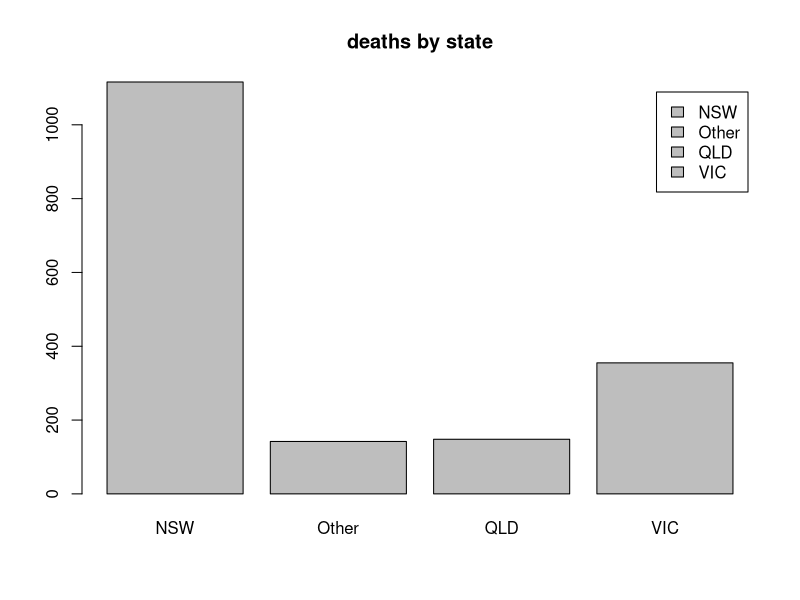
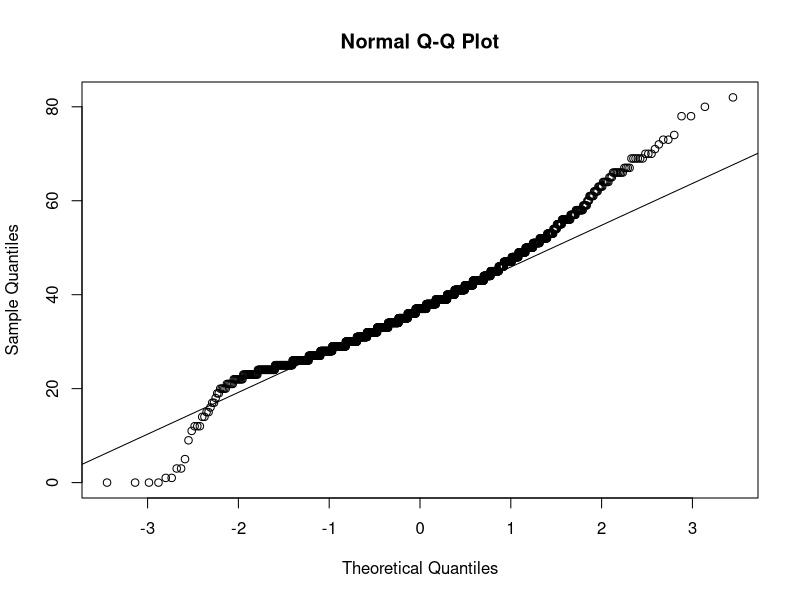
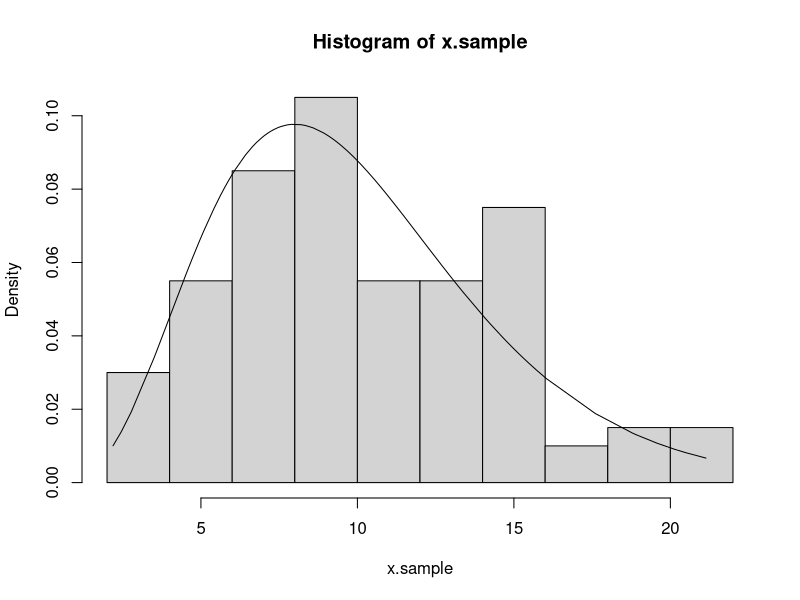

These charts were generated, in order, by the following R code: (Note: this script raises an error after producing the figures.)
## ---- chunk 1
library(MASS)
attach(Aids2)
## ---- chunk 2
sum(age < 20)
## ---- chunk 3
sex[1:5]
## ---- chunk 4
men.count = sum(sex=='M')
men.blood = sum(T.categ=='blood')

men.blood / men.count
## ---- chunk 5
deaths.by.state = data.frame(state=state[status=='D'])
barplot(table(deaths.by.state), beside = T, legend=c(levels(state)), main='deaths by state')
## ---- chunk 6
women.deaths = c(length(status[status=='D' & sex == 'F']), sum(sex == 'F'))
men.deaths = c(length(status[status=='D' & sex == 'M']), sum(sex == 'M'))

prop.test(c(women.deaths[1], men.deaths[1]), c(women.deaths[2], men.deaths[2]), alternative = 'less')
## ---- chunk 7
dead.age = age[status=='D']

qqnorm(dead.age)
qqline(dead.age)

shapiro.test(dead.age)
## ---- chunk 8
wilcox.test(dead.age, mu = 38)
## ---- chunk 9
x.sample = rchisq(100, df=10)
hist(x.sample, probability = T)

lines(sort(x.sample), dchisq(sort(x.sample), df=10))
## ---- chunk 10
attach(cats)

male.cats = cats[cats$Sex == 'M',]
Bwt = male.cats$Bwt
Hwt = male.cats$Hwt

lm.heart = lm(Hwt ~ Bwt)
## ---- chunk 11
new.weights = male.cats$Bwt + 1
new.heart.weights = predict(lm.heart, data.frame(Bwt=new.weights))

lm2.heart = lm(new.heart.weights ~ Bwt)

lm2.heart$coefficients
## ---- chunk 12
predict(lm.heart, data.frame(Bwt=2.6), level = .95, interval = "confidence")[2:3]
## ---- chunk 13
diet.data = read.csv("./Data1.txt", sep=";", dec=",")

hist(diet.data, probability = T)

shapiro.test(diet.data$x1)
shapiro.test(diet.data$x2)
shapiro.test(diet.data$x3)

boxplot(diet.data)

stack(diet.data)
## ---- chunk 14
t.test(diet.data$x1, diet.data$x2)
t.test(diet.data$x2, diet.data$x3)
t.test(diet.data$x1, diet.data$x3)
## ---- chunk 15
diet.vector = c(diet.data$x1, diet.data$x2, diet.data$x3)
n = rep(20, 3)

group = rep(1:3, n)

diet.data2 = data.frame(data=diet.vector, group=factor(group))

fit = lm(diet.vector ~ group, diet.data2)

anova(fit)
